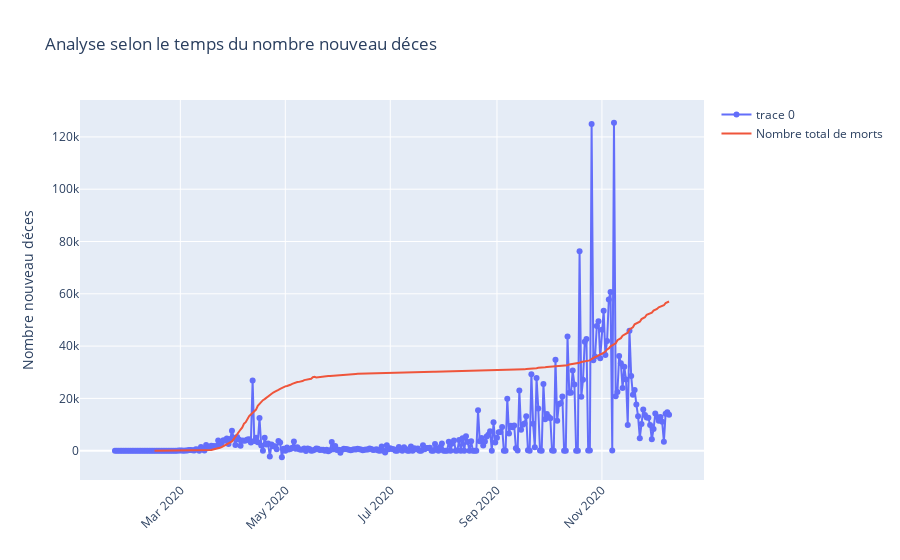

This figure's notebook cell:
### Code cell
fig =go.Figure(data=go.Scatter(x=df_france['date_column'],y=df_france['new_cases'],mode='lines+markers'))
fig.add_trace(go.Scatter(x=df_france['date_column'], y=df_france['total_deaths'],
                    mode='lines',
                    name='Nombre total de morts'))


fig.update_layout(title ="Analyse selon le temps du nombre nouveau déces",yaxis_title="Nombre nouveau déces",xaxis_tickangle=315)       
fig.show()

### Figure 1 — Plotly figure (JSON) as saved in the notebook; plotly's stock layout.template omitted (floating-point values rounded to 4 significant figures; data arrays with more than 128 entries replaced by an {"elided": "..."} marker saying what was removed)
{"data": [{"mode": "lines+markers", "type": "scatter", "x": {"elided": "323 str values"}, "y": {"elided": "323 int values"}}, {"mode": "lines", "name": "Nombre total de morts", "type": "scatter", "x": {"elided": "323 str values"}, "y": {"elided": "323 int values"}}], "layout": {"title": {"text": "Analyse selon le temps du nombre nouveau déces"}, "xaxis": {"tickangle": -45}, "yaxis": {"title": {"text": "Nombre nouveau déces"}}}}
